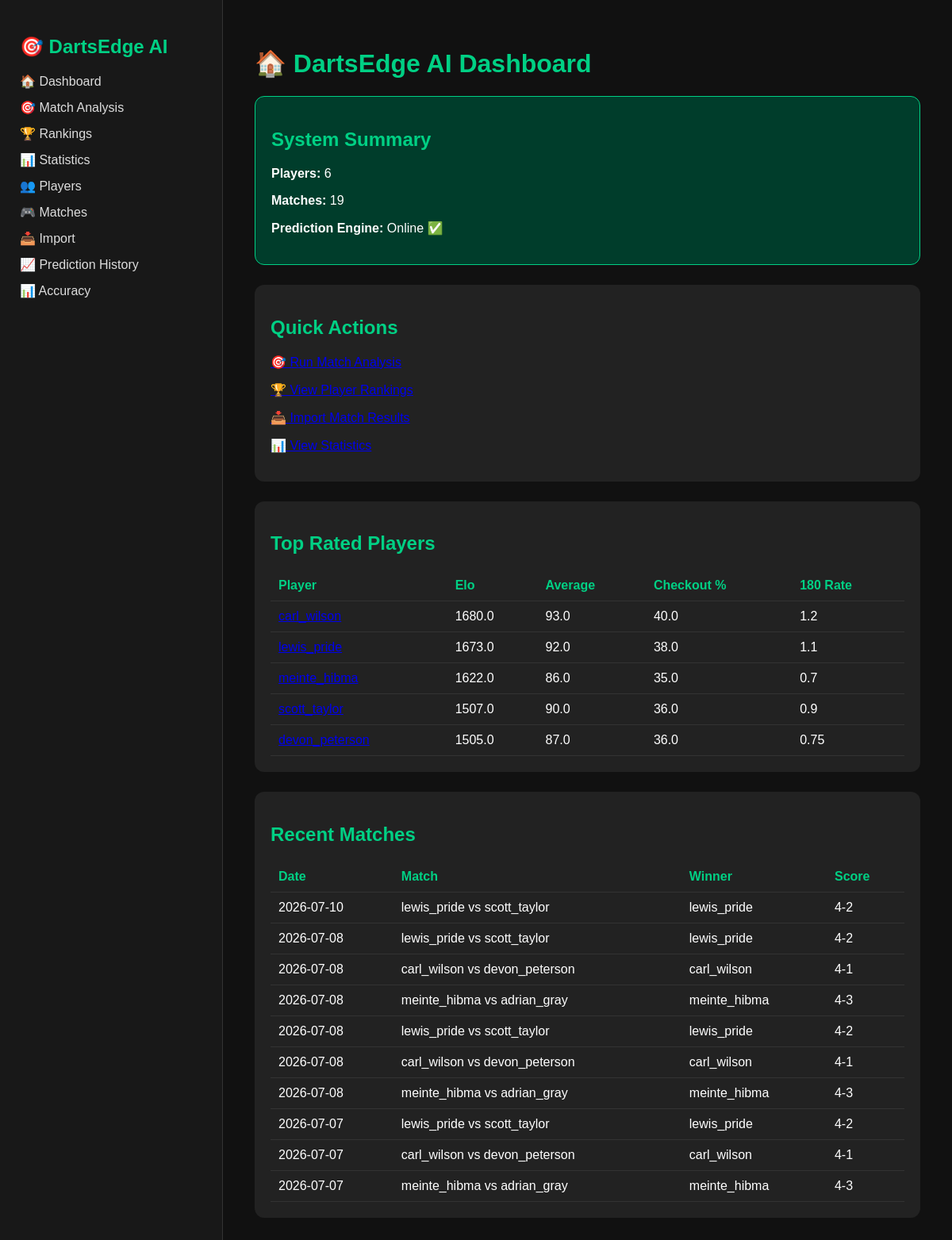
Page /dashboard on the earlier database version.
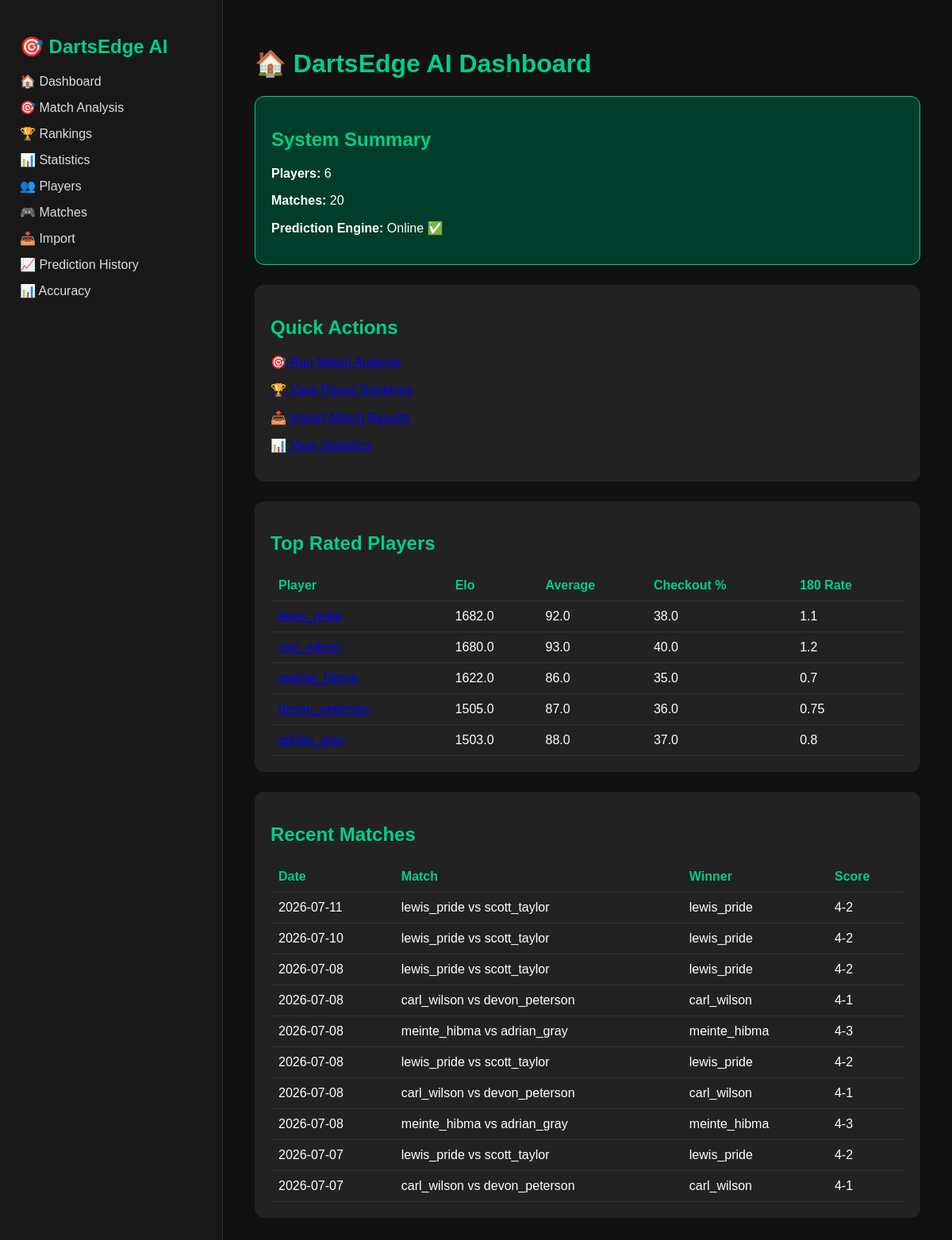
Same page on the later database version.
### app/models/player.py (models this page shows)
class Player(Base):
    __tablename__ = "players"
    id = Column(Integer, primary_key=True, index=True)
    name = Column(String, unique=True, index=True)
    elo = Column(Float)
    average = Column(Float)
    checkout = Column(Float)
    one80_rate = Column(Float)

### app/models/match.py (models this page shows)
class Match(Base):
    __tablename__ = "matches"
    id = Column(Integer, primary_key=True, index=True)
    date = Column(Date)
    tournament = Column(String, default="MODUS")
    stage = Column(String, default="Group")
    match_format = Column(String, default="Best of 7")
    player_a = Column(String)
    player_b = Column(String)
    winner = Column(String)
    score = Column(String)
    first_180_player = Column(String, nullable=True)
    first_leg_winner = Column(String, nullable=True)

### app/routes/dashboard.py (the view)
@router.get("/dashboard")
def dashboard_page(request: Request):
    db = SessionLocal()
    try:
        player_count = db.query(Player).count()
        match_count = db.query(Match).count()
        players = [
            {
                "name": player.name,
                "elo": player.elo,
                "average": player.average,
                "checkout": player.checkout,
                "one80_rate": getattr(player, "one80_rate", 0),
            }
            for player in (
                db.query(Player)
                .order_by(Player.elo.desc())
                .limit(5)
                .all()
            )
        ]
        matches = [
            {
                "date": match.date,
                "player_a": match.player_a,
                "player_b": match.player_b,
                "winner": match.winner,
                "score": match.score,
            }
            for match in (
                db.query(Match)
                .order_by(Match.date.desc())
                .limit(10)
                .all()
            )
        ]
        return templates.TemplateResponse(
            "dashboard.html",
            {
                "request": request,
                "player_count": player_count,
                "match_count": match_count,
                "players": players,
                "matches": matches,
            },
        )
    finally:
        db.close()

### app/templates/dashboard.html
{% extends "base.html" %}
{% block content %}
<h1>🏠 DartsEdge AI Dashboard</h1>
<div class="card summary">
    <h2>System Summary</h2>
    <p><strong>Players:</strong> {{ player_count }}</p>
    <p><strong>Matches:</strong> {{ match_count }}</p>
    <p><strong>Prediction Engine:</strong> Online ✅</p>
</div>
<div class="card">
    <h2>Quick Actions</h2>
    <p><a href="/predict">🎯 Run Match Analysis</a></p>
    <p><a href="/rankings">🏆 View Player Rankings</a></p>
    <p><a href="/import">📥 Import Match Results</a></p>
    <p><a href="/statistics">📊 View Statistics</a></p>
</div>
<div class="card">
    <h2>Top Rated Players</h2>
    <table>
        <tr>
            <th>Player</th>
            <th>Elo</th>
            <th>Average</th>
            <th>Checkout %</th>
            <th>180 Rate</th>
        </tr>
        {% for p in players[:5] %}
        <tr>
            <td><a href="/player-profile/{{ p.name }}">{{ p.name }}</a></td>
            <td>{{ p.elo }}</td>
            <td>{{ p.average }}</td>
            <td>{{ p.checkout }}</td>
            <td>{{ p.one80_rate }}</td>
        </tr>
        {% endfor %}
    </table>
</div>
<div class="card">
    <h2>Recent Matches</h2>
    <table>
        <tr>
            <th>Date</th>
            <th>Match</th>
            <th>Winner</th>
            <th>Score</th>
        </tr>
        {% for m in matches %}
        <tr>
            <td>{{ m.date }}</td>
            <td>{{ m.player_a }} vs {{ m.player_b }}</td>
            <td>{{ m.winner }}</td>
            <td>{{ m.score }}</td>
        </tr>
        {% endfor %}
    </table>
</div>
{% endblock %}

Differences in the rows shown:
no longer on this page (row edited): Player: elo "1507.0", average "90.0", checkout "36.0", one80_rate "0.9"
no longer on this page (row unchanged): Match: date "2026-07-07", player_a "meinte_hibma", player_b "adrian_gray", winner "meinte_hibma", score "4-3"
changed Player (number 1 of 5 on the later page): elo "1673.0" → "1682.0"; moves up the list
now on this page (row unchanged): Player: elo "1503.0", average "88.0", checkout "37.0", one80_rate "0.8"
added Match: date "2026-07-11", player_a "lewis_pride", player_b "scott_taylor", winner "lewis_pride", score "4-2"
Other differences:
{{ match_count }}: "19" → "20"
